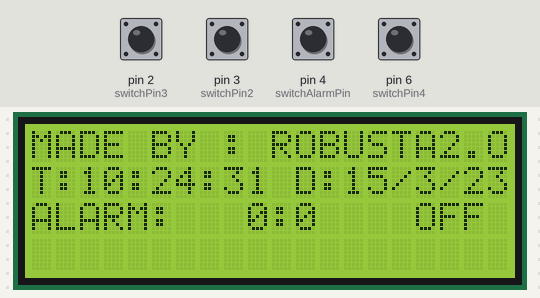
This sketch was run on a simulated Arduino Uno, built with avr-gcc and run on an emulated ATmega328P. On the bench: 20×4 character LCD. The test bench sets the inputs (shaded band); at power-on: pin 2 (switchPin3), pin 3 (switchPin2), pin 4 (switchAlarmPin), pin 6 (switchPin4) LOW. The local clock reads 2024-03-15 10:24:30 at power-on unless the sketch sets it; what the sketch prints to the serial monitor is not drawn.

Above: at 1.4 s.
1.5 s: pin 4 (switchAlarmPin) pulled HIGH for 0.4 s
At 2.0 s:
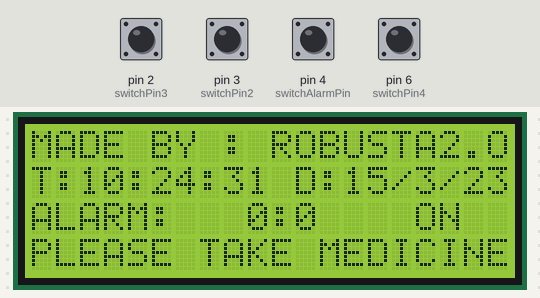
3.7 s: pin 2 (switchPin3) pulled HIGH for 1 s
At 3.94 s:
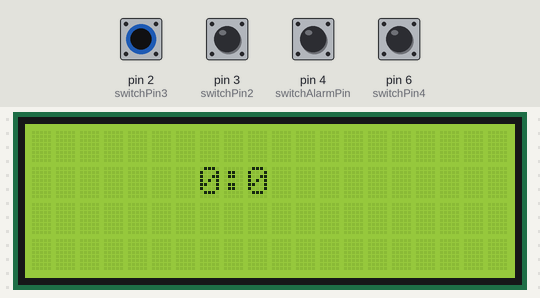
6.2 s: pin 3 (switchPin2) pulled HIGH for 0.4 s
At 8.0 s:
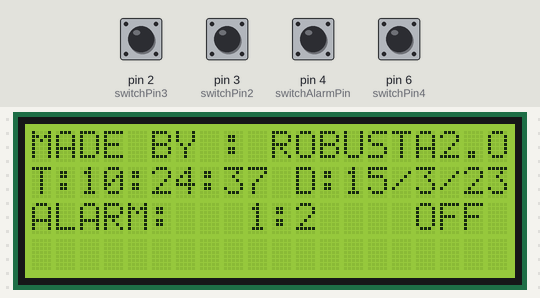
8.7 s: pin 4 (switchAlarmPin) pulled HIGH for 1 s
At 9.6 s:
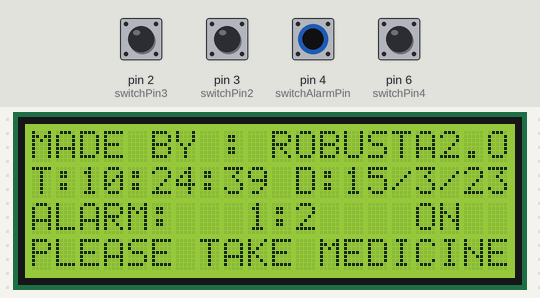
11.2 s: pin 3 (switchPin2) pulled HIGH for 1 s
At 13.0 s:
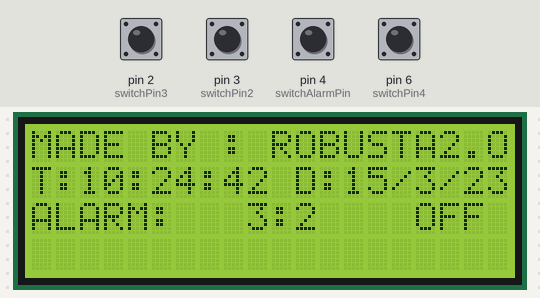
13.8 s: pin 2 (switchPin3) pulled HIGH for 0.4 s
At 14.6 s:
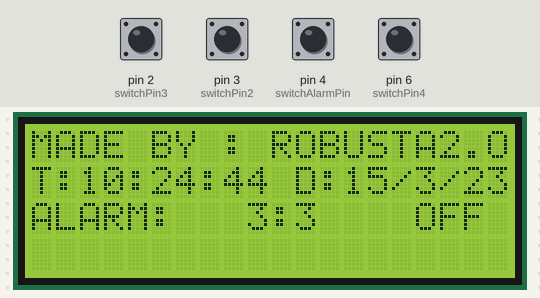
Timing chart, 0 to 16.7 s (numbered marks = the images above; inputs shaded):
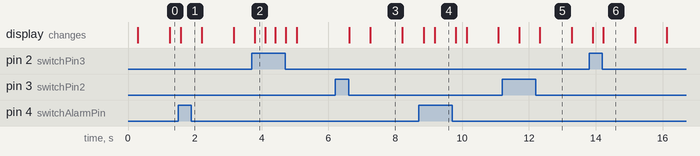

Measured:
- after the input at 1.5 s, the display: changes after 0.07 s (image 1)
- after the input at 3.7 s, the display: changes after 0.09 s (image 2)
- after the input at 8.7 s, the display: first changes after 0.15 s (image 4 shows a later state)
- after the input at 13.8 s, the display: first changes after 0.10 s (image 6 shows a later state)
- what the display in image 6 shows lasts 1.0 s, from 14.2 s to 15.2 s

The sketch:

Code_RTC.ino
```cpp
//Code_RTC

#include <Wire.h>
#include <TimeLib.h>
#include <DS1307RTC.h>
#include <LiquidCrystal.h>

tmElements_t tm;

LiquidCrystal lcd(12, 11, 10, 9, 8, 7);

int notes[] = {262};

int switchAlarmPin = 4;
int switchPin2 = 3;
int switchPin3 = 2;
int switchPin4 = 6;

int switchStateAlarm = 0;
int switchState1 = 0;
int switchState2 = 0;
int switchState3 = 0;
int switchState4 = 0;

int alarmTimeHour;
int alarmTimeMinutes;

bool isOnAlarm = false;


void setup() {
  Serial.begin(9600);
  lcd.begin(20, 4);
  while (!Serial) ; // wait for serial
  delay(200);
  lcd.setCursor(0, 0);
  //lcd.clear();
  Serial.println("DS1307RTC Read Test");
  Serial.println("-------------------");
  pinMode(4, INPUT);
  pinMode(3, INPUT);
  pinMode(2, INPUT);
  pinMode(6, INPUT);

}

void loop() {
  tmElements_t tm;
  switchState2 = digitalRead(switchPin2);
  switchState3 = digitalRead(switchPin3);
  switchState4 = digitalRead(switchPin4);
  switchStateAlarm = digitalRead(switchAlarmPin);

      if(switchStateAlarm == HIGH){
        if(isOnAlarm == false){
          isOnAlarm = true;
        }
        else if(isOnAlarm == true){
          isOnAlarm = false;
        }
      }
      if(alarmTimeMinutes == tm.Minute && alarmTimeHour == tm.Hour){

        if(switchState4 == HIGH){
          if(tm.Second <= 50){
            if(isOnAlarm == true){
              tone(5, notes[0]);
            }
          }
          else{
            noTone(5);
          }
        }

      else{
        noTone(5);
      }
     }

      if(switchState2 == HIGH){
        alarmTimeHour = alarmTimeHour + 1;
        delay(300);
        lcd.clear();
        lcd.setCursor(7, 1);
        lcd.print(alarmTimeHour);
        lcd.print(":");
        lcd.print(alarmTimeMinutes);

        if(alarmTimeHour == 24){
          alarmTimeHour = 0;
        }
      }
      if(switchState2 == LOW){
        //alarmTimeHour = alarmTimeHour + 1;
        lcd.clear();
        lcd.setCursor(7, 1);
        lcd.print(alarmTimeHour);
        lcd.print(":");
        lcd.print(alarmTimeMinutes);
      }

      if(switchState3 == HIGH){
        alarmTimeMinutes = alarmTimeMinutes + 1;
        delay(300);
        lcd.clear();
        lcd.setCursor(7, 1);
        lcd.print(alarmTimeHour);
        lcd.print(":");
        lcd.print(alarmTimeMinutes);

        if(alarmTimeMinutes == 60){
          alarmTimeMinutes = 0;
        }
      }
            if(switchState3 == LOW){
        //alarmTimeMinutes = alarmTimeMinutes + 1;
        lcd.clear();
        lcd.setCursor(7, 1);
        lcd.print(alarmTimeHour);
        lcd.print(":");
        lcd.print(alarmTimeMinutes);
            }

    lcd.clear();
    if (RTC.read(tm)) {
    Serial.print("Ok, Time = ");
    print2digits(tm.Hour);
    Serial.write(':');
    print2digits(tm.Minute);
    Serial.write(':');
    print2digits(tm.Second);
    Serial.print(", Date (D/M/Y) = ");
    Serial.print(tm.Day);
    Serial.write('/');
    Serial.print(tm.Month);
    Serial.write('/');
    Serial.print(tmYearToCalendar(tm.Year));
    Serial.println();
    lcd.setCursor(0,0);
    lcd.print("MADE BY : ROBUSTA2.O");
    lcd.setCursor(0, 1);
    lcd.print("T:");
    lcd.print(tm.Hour);
    lcd.print(":");
    lcd.print(tm.Minute);
    lcd.print(":");
    lcd.print(tm.Second);
    lcd.setCursor(10,1);
    lcd.print(" D:");
    lcd.print(tm.Day);
    lcd.print("/");
    lcd.print(tm.Month);
    lcd.print("/");
    lcd.print("23");
    lcd.setCursor(0, 2);
    lcd.print("ALARM: ");
    lcd.setCursor(9, 2);
    lcd.print(alarmTimeHour);
    lcd.print(":");
    lcd.print(alarmTimeMinutes);
    if(switchStateAlarm == HIGH){
          lcd.setCursor(16, 2);
          lcd.print("ON");
           lcd.setCursor(0,3);
           lcd.print("PLEASE TAKE MEDICINE");
    }
    else if(switchStateAlarm == LOW){
          lcd.setCursor(16, 2);
          lcd.print("OFF");
    }


   }
   else {
    if (RTC.chipPresent()) {
      Serial.println("The DS1307 is stopped.  Please run the SetTime");
      Serial.println("example to initialize the time and begin running.");
      Serial.println();
    }
    else {
      Serial.println("DS1307 read error!  Please check the circuitry.");
      Serial.println();
    }
    delay(5000);
  }
  delay(300);

  }


void print2digits(int number) {
  if (number >= 0 && number < 10) {
    Serial.write('0');
    lcd.clear();
    lcd.print(tm.Hour);
    lcd.print(":");
    lcd.print(tm.Minute);
    lcd.print(":");
    lcd.print(tm.Second);

  }
  Serial.print(number);
}
```
